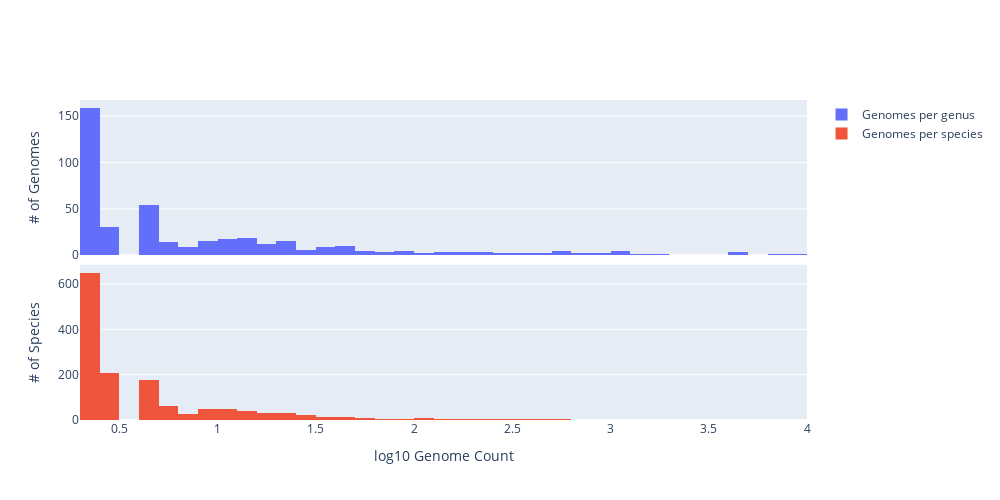

The code cell stored with this chart in its notebook:
### Code cell
fig = make_subplots(rows=2, cols=1, shared_xaxes=True, vertical_spacing=0.03)

fig.add_trace(
    go.Histogram(
        x=np.log10(genus_counts),
        name='Genomes per genus',
        bingroup=1,
    ),
    row=1, col=1
)

fig.add_trace(
    go.Histogram(
        x=np.log10(species_counts),
        name='Genomes per species',
        bingroup=1,
    ),
    row=2, col=1
)

fig.update_xaxes(title_text="log10 Genome Count", row=2, col=1)
fig.update_yaxes(title_text='# of Genomes', row=1, col=1)
fig.update_yaxes(title_text='# of Species', row=2, col=1)
fig.update_layout(width=1000, height=500)

fig

### Figure 1 — Plotly figure (JSON) as saved in the notebook; plotly's stock layout.template omitted (floating-point values rounded to 4 significant figures; data arrays with more than 128 entries replaced by an {"elided": "..."} marker saying what was removed)
{"data": [{"bingroup": "1", "name": "Genomes per genus", "type": "histogram", "x": {"elided": "419 float values"}, "xaxis": "x", "yaxis": "y"}, {"bingroup": "1", "name": "Genomes per species", "type": "histogram", "x": {"elided": "1438 float values"}, "xaxis": "x2", "yaxis": "y2"}], "layout": {"height": 500, "width": 1000, "xaxis": {"anchor": "y", "autorange": true, "domain": [0, 1], "matches": "x2", "range": [0.3, 4.0], "showticklabels": false, "type": "linear"}, "xaxis2": {"anchor": "y2", "autorange": true, "domain": [0, 1], "range": [0.3, 4.0], "title": {"text": "log10 Genome Count"}, "type": "linear"}, "yaxis": {"anchor": "x", "autorange": true, "domain": [0.515, 1], "range": [0, 167.4], "title": {"text": "# of Genomes"}}, "yaxis2": {"anchor": "x2", "autorange": true, "domain": [0, 0.485], "range": [0, 685.3], "title": {"text": "# of Species"}}}}
